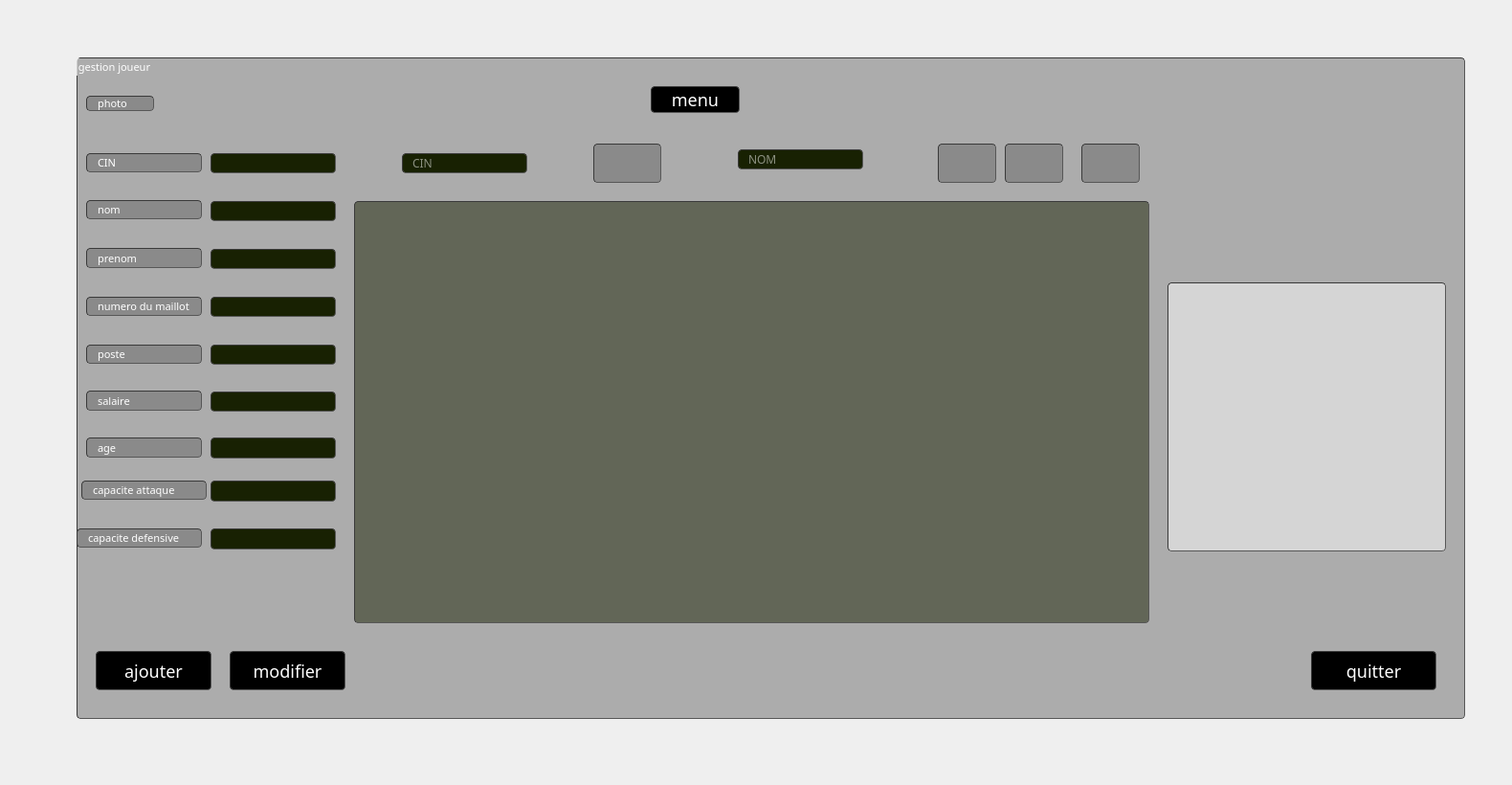
     <widget class="QWidget" name="tab">
      <attribute name="title">
       <string>joueur</string>
      </attribute>
      <widget class="QGroupBox" name="groupBox_2">
       <property name="geometry">
        <rect>
         <x>80</x>
         <y>60</y>
         <width>1451</width>
         <height>691</height>
        </rect>
       </property>
       <property name="font">
        <font>
         <family>century gothic</family>
         <pointsize>8</pointsize>
         <weight>9</weight>
         <italic>false</italic>
         <bold>false</bold>
        </font>
       </property>
       <property name="styleSheet">
        <string notr="true">border-width: 1px; border-radius: 4px;
	border-color: rgb(58, 58, 58);
	border-style: inset;
	padding: 0 8px;
	color: rgb(255, 255, 255);
	
background-color:rgba(105, 105, 105,0.5);
	selection-background-color:#ffffff;
	selection-color:#ffffff;
font: 75 8pt &quot;MS Shell Dlg 2&quot;;
font-family: century gothic;</string>
       </property>
       <property name="title">
        <string>gestion joueur</string>
       </property>
       <widget class="QLineEdit" name="lineEdit_salaire">
        <property name="geometry">
         <rect>
          <x>140</x>
          <y>349</y>
          <width>131</width>
          <height>21</height>
         </rect>
        </property>
        <property name="styleSheet">
         <string>border-width: 1px; border-radius: 4px;
	border-color: rgb(58, 58, 58);
	border-style: inset;
	padding: 0 8px;
	color: rgb(255, 255, 255);
	
background-color: rgb(24, 33, 2);
	selection-background-color:#ffffff;
	selection-color:#ffffff</string>
        </property>
       </widget>
       <widget class="QLabel" name="label_4">
        <property name="geometry">
         <rect>
          <x>10</x>
          <y>100</y>
          <width>121</width>
          <height>20</height>
         </rect>
        </property>
        <property name="font">
         <font>
          <family>century gothic</family>
          <pointsize>8</pointsize>
          <weight>9</weight>
          <italic>false</italic>
          <bold>false</bold>
         </font>
        </property>
        <property name="styleSheet">
         <string notr="true">border-width: 1px; border-radius: 4px;
	border-color: rgb(58, 58, 58);
	border-style: inset;
	padding: 0 8px;
	color: rgb(255, 255, 255);
	
background-color:rgba(105, 105, 105,0.5);
	selection-background-color:#ffffff;
	selection-color:#ffffff;
font: 75 8pt &quot;MS Shell Dlg 2&quot;;
font-family: century gothic;</string>
        </property>
        <property name="text">
         <string>CIN</string>
        </property>
       </widget>
       <widget class="QLineEdit" name="lineEdit_num_maillot">
        <property name="geometry">
         <rect>
          <x>140</x>
          <y>250</y>
          <width>131</width>
          <height>21</height>
         </rect>
        </property>
        <property name="styleSheet">
         <string>border-width: 1px; border-radius: 4px;
	border-color: rgb(58, 58, 58);
	border-style: inset;
	padding: 0 8px;
	color: rgb(255, 255, 255);
	
background-color: rgb(24, 33, 2);
	selection-background-color:#ffffff;
	selection-color:#ffffff</string>
        </property>
       </widget>
       <widget class="QLabel" name="label_5">
        <property name="geometry">
         <rect>
          <x>10</x>
          <y>300</y>
          <width>121</width>
          <height>20</height>
         </rect>
        </property>
        <property name="font">
         <font>
          <family>century gothic</family>
          <pointsize>8</pointsize>
          <weight>9</weight>
          <italic>false</italic>
          <bold>false</bold>
         </font>
        </property>
        <property name="styleSheet">
         <string notr="true">border-width: 1px; border-radius: 4px;
	border-color: rgb(58, 58, 58);
	border-style: inset;
	padding: 0 8px;
	color: rgb(255, 255, 255);
	
background-color:rgba(105, 105, 105,0.5);
	selection-background-color:#ffffff;
	selection-color:#ffffff;
font: 75 8pt &quot;MS Shell Dlg 2&quot;;
font-family: century gothic;</string>
        </property>
        <property name="text">
         <string>poste</string>
        </property>
       </widget>
       <widget class="QPushButton" name="pushButton_4">
        <property name="geometry">
         <rect>
          <x>1290</x>
          <y>620</y>
          <width>131</width>
          <height>41</height>
         </rect>
        </property>
        <property name="styleSheet">
         <string notr="true">font: 75 8pt &quot;MS Shell Dlg 2&quot;;

background-color:rgb(0, 0, 0);
border-radius: 4px;
	border-color: rgb(58, 58, 58);
	border-style: inset;
font-family: century gothic;
font-size: 18px;
color: rgb(255, 255, 255);</string>
        </property>
        <property name="text">
         <string>quitter</string>
        </property>
       </widget>
       <widget class="QLineEdit" name="lineEdit_poste">
        <property name="geometry">
         <rect>
          <x>140</x>
          <y>300</y>
          <width>131</width>
          <height>21</height>
         </rect>
        </property>
        <property name="styleSheet">
         <string>border-width: 1px; border-radius: 4px;
	border-color: rgb(58, 58, 58);
	border-style: inset;
	padding: 0 8px;
	color: rgb(255, 255, 255);
	
background-color: rgb(24, 33, 2);
	selection-background-color:#ffffff;
	selection-color:#ffffff</string>
        </property>
       </widget>
       <widget class="QLineEdit" name="lineEdit_nom">
        <property name="geometry">
         <rect>
          <x>140</x>
          <y>150</y>
          <width>131</width>
          <height>21</height>
         </rect>
        </property>
        <property name="styleSheet">
         <string>border-width: 1px; border-radius: 4px;
	border-color: rgb(58, 58, 58);
	border-style: inset;
	padding: 0 8px;
	color: rgb(255, 255, 255);
	
background-color: rgb(24, 33, 2);
	selection-background-color:#ffffff;
	selection-color:#ffffff</string>
        </property>
       </widget>
       <widget class="QPushButton" name="pushButton_ajouterj">
        <property name="geometry">
         <rect>
          <x>20</x>
          <y>620</y>
          <width>121</width>
          <height>41</height>
         </rect>
        </property>
        <property name="styleSheet">
         <string notr="true">font: 75 8pt &quot;MS Shell Dlg 2&quot;;

background-color:rgb(0, 0, 0);
border-radius: 4px;
	border-color: rgb(58, 58, 58);
	border-style: inset;
font-family: century gothic;
font-size: 18px;
color: rgb(255, 255, 255);</string>
        </property>
        <property name="text">
         <string>ajouter</string>
        </property>
       </widget>
       <widget class="QLineEdit" name="lineEdit_cin">
        <property name="geometry">
         <rect>
          <x>140</x>
          <y>100</y>
          <width>131</width>
          <height>21</height>
         </rect>
        </property>
        <property name="styleSheet">
         <string>border-width: 1px; border-radius: 4px;
	border-color: rgb(58, 58, 58);
	border-style: inset;
	padding: 0 8px;
	color: rgb(255, 255, 255);
	
background-color: rgb(24, 33, 2);
	selection-background-color:#ffffff;
	selection-color:#ffffff</string>
        </property>
       </widget>
       <widget class="QLabel" name="label_6">
        <property name="geometry">
         <rect>
          <x>10</x>
          <y>250</y>
          <width>121</width>
          <height>20</height>
         </rect>
        </property>
        <property name="font">
         <font>
          <family>century gothic</family>
          <pointsize>8</pointsize>
          <weight>9</weight>
          <italic>false</italic>
          <bold>false</bold>
         </font>
        </property>
        <property name="styleSheet">
         <string notr="true">border-width: 1px; border-radius: 4px;
	border-color: rgb(58, 58, 58);
	border-style: inset;
	padding: 0 8px;
	color: rgb(255, 255, 255);
	
background-color:rgba(105, 105, 105,0.5);
	selection-background-color:#ffffff;
	selection-color:#ffffff;
font: 75 8pt &quot;MS Shell Dlg 2&quot;;
font-family: century gothic;</string>
        </property>
        <property name="text">
         <string>numero du maillot</string>
        </property>
       </widget>
       <widget class="QLabel" name="label_2">
        <property name="geometry">
         <rect>
          <x>10</x>
          <y>149</y>
          <width>121</width>
          <height>20</height>
         </rect>
        </property>
        <property name="font">
         <font>
          <family>century gothic</family>
          <pointsize>8</pointsize>
          <weight>9</weight>
          <italic>false</italic>
          <bold>false</bold>
         </font>
        </property>
        <property name="styleSheet">
         <string notr="true">border-width: 1px; border-radius: 4px;
	border-color: rgb(58, 58, 58);
	border-style: inset;
	padding: 0 8px;
	color: rgb(255, 255, 255);
	
background-color:rgba(105, 105, 105,0.5);
	selection-background-color:#ffffff;
	selection-color:#ffffff;
font: 75 8pt &quot;MS Shell Dlg 2&quot;;
font-family: century gothic;</string>
        </property>
        <property name="text">
         <string>nom</string>
        </property>
       </widget>
       <widget class="QLabel" name="label_7">
        <property name="geometry">
         <rect>
          <x>10</x>
          <y>199</y>
          <width>121</width>
          <height>21</height>
         </rect>
        </property>
        <property name="font">
         <font>
          <family>century gothic</family>
          <pointsize>8</pointsize>
          <weight>9</weight>
          <italic>false</italic>
          <bold>false</bold>
         </font>
        </property>
        <property name="styleSheet">
         <string notr="true">border-width: 1px; border-radius: 4px;
	border-color: rgb(58, 58, 58);
	border-style: inset;
	padding: 0 8px;
	color: rgb(255, 255, 255);
	
background-color:rgba(105, 105, 105,0.5);
	selection-background-color:#ffffff;
	selection-color:#ffffff;
font: 75 8pt &quot;MS Shell Dlg 2&quot;;
font-family: century gothic;</string>
        </property>
        <property name="text">
         <string>prenom</string>
        </property>
       </widget>
       <widget class="QLabel" name="label_8">
        <property name="geometry">
         <rect>
          <x>10</x>
          <y>348</y>
          <width>121</width>
          <height>21</height>
         </rect>
        </property>
        <property name="font">
         <font>
          <family>century gothic</family>
          <pointsize>8</pointsize>
          <weight>9</weight>
          <italic>false</italic>
          <bold>false</bold>
         </font>
        </property>
        <property name="styleSheet">
         <string notr="true">border-width: 1px; border-radius: 4px;
	border-color: rgb(58, 58, 58);
	border-style: inset;
	padding: 0 8px;
	color: rgb(255, 255, 255);
	
background-color:rgba(105, 105, 105,0.5);
	selection-background-color:#ffffff;
	selection-color:#ffffff;
font: 75 8pt &quot;MS Shell Dlg 2&quot;;
font-family: century gothic;</string>
        </property>
        <property name="text">
         <string>salaire</string>
        </property>
       </widget>
       <widget class="QLineEdit" name="lineEdit_prenom">
        <property name="geometry">
         <rect>
          <x>140</x>
          <y>200</y>
          <width>131</width>
          <height>21</height>
         </rect>
        </property>
        <property name="styleSheet">
         <string>border-width: 1px; border-radius: 4px;
	border-color: rgb(58, 58, 58);
	border-style: inset;
	padding: 0 8px;
	color: rgb(255, 255, 255);
	
background-color: rgb(24, 33, 2);
	selection-background-color:#ffffff;
	selection-color:#ffffff</string>
        </property>
       </widget>
       <widget class="QPushButton" name="pushButton_modifierj">
        <property name="geometry">
         <rect>
          <x>160</x>
          <y>620</y>
          <width>121</width>
          <height>41</height>
         </rect>
        </property>
        <property name="styleSheet">
         <string notr="true">
font: 75 8pt &quot;MS Shell Dlg 2&quot;;

background-color:rgb(0, 0, 0);
border-radius: 4px;
	border-color: rgb(58, 58, 58);
	border-style: inset;
font-family: century gothic;
font-size: 18px;
color: rgb(255, 255, 255);</string>
        </property>
        <property name="text">
         <string>modifier</string>
        </property>
       </widget>
       <widget class="QTableView" name="tablejoueur">
        <property name="geometry">
         <rect>
          <x>290</x>
          <y>150</y>
          <width>831</width>
          <height>441</height>
         </rect>
        </property>
        <property name="styleSheet">
         <string notr="true">QTableView {
background: rgba(255, 255, 255,0.5);
background-color: rgba(24, 33, 2,0.5);
}
QTableView QTableCornerButton::section
{
     background: rgb(114, 124, 127);
}
QTableView::item:focus

{
    color:black;
}
QTableView::item:selected
{
    color:black;
     background: rgba(0, 0, 0, 50%);
}
QHeaderView::section
{

     background:black;
}
</string>
        </property>
       </widget>
       <widget class="QLineEdit" name="lineEdit_age">
        <property name="geometry">
         <rect>
          <x>140</x>
          <y>397</y>
          <width>131</width>
          <height>22</height>
         </rect>
        </property>
        <property name="styleSheet">
         <string>border-width: 1px; border-radius: 4px;
	border-color: rgb(58, 58, 58);
	border-style: inset;
	padding: 0 8px;
	color: rgb(255, 255, 255);
	
background-color: rgb(24, 33, 2);
	selection-background-color:#ffffff;
	selection-color:#ffffff</string>
        </property>
       </widget>
       <widget class="QLabel" name="label_10">
        <property name="geometry">
         <rect>
          <x>10</x>
          <y>397</y>
          <width>121</width>
          <height>21</height>
         </rect>
        </property>
        <property name="font">
         <font>
          <family>century gothic</family>
          <pointsize>8</pointsize>
          <weight>9</weight>
          <italic>false</italic>
          <bold>false</bold>
         </font>
        </property>
        <property name="styleSheet">
         <string notr="true">border-width: 1px; border-radius: 4px;
	border-color: rgb(58, 58, 58);
	border-style: inset;
	padding: 0 8px;
	color: rgb(255, 255, 255);
	
background-color:rgba(105, 105, 105,0.5);
	selection-background-color:#ffffff;
	selection-color:#ffffff;
font: 75 8pt &quot;MS Shell Dlg 2&quot;;
font-family: century gothic;</string>
        </property>
        <property name="text">
         <string>age</string>
        </property>
       </widget>
       <widget class="QLineEdit" name="lineEdit_cap_att">
        <property name="geometry">
         <rect>
          <x>140</x>
          <y>442</y>
          <width>131</width>
          <height>22</height>
         </rect>
        </property>
        <property name="styleSheet">
         <string>border-width: 1px; border-radius: 4px;
	border-color: rgb(58, 58, 58);
	border-style: inset;
	padding: 0 8px;
	color: rgb(255, 255, 255);
	
background-color: rgb(24, 33, 2);
	selection-background-color:#ffffff;
	selection-color:#ffffff</string>
        </property>
       </widget>
       <widget class="QLabel" name="label_11">
        <property name="geometry">
         <rect>
          <x>5</x>
          <y>442</y>
          <width>131</width>
          <height>20</height>
         </rect>
        </property>
        <property name="font">
         <font>
          <family>century gothic</family>
          <pointsize>8</pointsize>
          <weight>9</weight>
          <italic>false</italic>
          <bold>false</bold>
         </font>
        </property>
        <property name="styleSheet">
         <string notr="true">border-width: 1px; border-radius: 4px;
	border-color: rgb(58, 58, 58);
	border-style: inset;
	padding: 0 8px;
	color: rgb(255, 255, 255);
	
background-color:rgba(105, 105, 105,0.5);
	selection-background-color:#ffffff;
	selection-color:#ffffff;
font: 75 8pt &quot;MS Shell Dlg 2&quot;;
font-family: century gothic;</string>
        </property>
        <property name="text">
         <string>capacite attaque</string>
        </property>
       </widget>
       <widget class="QLineEdit" name="lineEdit_cap_def">
        <property name="geometry">
         <rect>
          <x>140</x>
          <y>492</y>
          <width>131</width>
          <height>22</height>
         </rect>
        </property>
        <property name="styleSheet">
         <string>border-width: 1px; border-radius: 4px;
	border-color: rgb(58, 58, 58);
	border-style: inset;
	padding: 0 8px;
	color: rgb(255, 255, 255);
	
background-color: rgb(24, 33, 2);
	selection-background-color:#ffffff;
	selection-color:#ffffff</string>
        </property>
       </widget>
       <widget class="QLabel" name="label_12">
        <property name="geometry">
         <rect>
          <x>0</x>
          <y>492</y>
          <width>131</width>
          <height>20</height>
         </rect>
        </property>
        <property name="font">
         <font>
          <family>century gothic</family>
          <pointsize>8</pointsize>
          <weight>9</weight>
          <italic>false</italic>
          <bold>false</bold>
         </font>
        </property>
        <property name="styleSheet">
         <string notr="true">border-width: 1px; border-radius: 4px;
	border-color: rgb(58, 58, 58);
	border-style: inset;
	padding: 0 8px;
	color: rgb(255, 255, 255);
	
background-color:rgba(105, 105, 105,0.5);
	selection-background-color:#ffffff;
	selection-color:#ffffff;
font: 75 8pt &quot;MS Shell Dlg 2&quot;;
font-family: century gothic;</string>
        </property>
        <property name="text">
         <string>capacite defensive</string>
        </property>
       </widget>
       <widget class="QLabel" name="label_13">
        <property name="geometry">
         <rect>
          <x>10</x>
          <y>40</y>
          <width>71</width>
          <height>16</height>
         </rect>
        </property>
        <property name="font">
         <font>
          <family>century gothic</family>
          <pointsize>8</pointsize>
          <weight>9</weight>
          <italic>false</italic>
          <bold>false</bold>
         </font>
        </property>
        <property name="styleSheet">
         <string notr="true">border-width: 1px; border-radius: 4px;
	border-color: rgb(58, 58, 58);
	border-style: inset;
	padding: 0 8px;
	color: rgb(255, 255, 255);
	
background-color:rgba(105, 105, 105,0.5);
	selection-background-color:#ffffff;
	selection-color:#ffffff;
font: 75 8pt &quot;MS Shell Dlg 2&quot;;
font-family: century gothic;</string>
        </property>
        <property name="text">
         <string>photo</string>
        </property>
       </widget>
       <widget class="statistique" name="widget" native="true">
        <property name="geometry">
         <rect>
          <x>1140</x>
          <y>235</y>
          <width>291</width>
          <height>281</height>
         </rect>
        </property>
        <property name="styleSheet">
         <string notr="true">background-color: rgba(255, 255, 255,0.5);</string>
        </property>
       </widget>
       <widget class="QLineEdit" name="lineEdit">
        <property name="geometry">
         <rect>
          <x>340</x>
          <y>100</y>
          <width>131</width>
          <height>21</height>
         </rect>
        </property>
        <property name="styleSheet">
         <string notr="true">border-width: 1px; border-radius: 4px;
	border-color: rgb(58, 58, 58);
	border-style: inset;
	padding: 0 8px;
	color: rgb(255, 255, 255);
	
background-color: rgb(24, 33, 2);
	selection-background-color:#ffffff;
	selection-color:#ffffff</string>
        </property>
        <property name="placeholderText">
         <string>CIN</string>
        </property>
       </widget>
       <widget class="QPushButton" name="pushButton_supprimerj">
        <property name="geometry">
         <rect>
          <x>540</x>
          <y>90</y>
          <width>71</width>
          <height>41</height>
         </rect>
        </property>
        <property name="styleSheet">
         <string notr="true">image: url(:/img/img/delete.png);</string>
        </property>
        <property name="text">
         <string/>
        </property>
       </widget>
       <widget class="QPushButton" name="pushButton_triej">
        <property name="geometry">
         <rect>
          <x>970</x>
          <y>90</y>
          <width>61</width>
          <height>41</height>
         </rect>
        </property>
        <property name="styleSheet">
         <string notr="true">image: url(:/img/img/Trie.png);</string>
        </property>
        <property name="text">
         <string/>
        </property>
       </widget>
       <widget class="QLineEdit" name="lineEdit_2">
        <property name="geometry">
         <rect>
          <x>691</x>
          <y>96</y>
          <width>131</width>
          <height>21</height>
         </rect>
        </property>
        <property name="styleSheet">
         <string notr="true">border-width: 1px; border-radius: 4px;
	border-color: rgb(58, 58, 58);
	border-style: inset;
	padding: 0 8px;
	color: rgb(255, 255, 255);
	
background-color: rgb(24, 33, 2);
	selection-background-color:#ffffff;
	selection-color:#ffffff</string>
        </property>
        <property name="placeholderText">
         <string>NOM</string>
        </property>
       </widget>
       <widget class="QPushButton" name="pushButton_recherchej">
        <property name="geometry">
         <rect>
          <x>900</x>
          <y>90</y>
          <width>61</width>
          <height>41</height>
         </rect>
        </property>
        <property name="styleSheet">
         <string notr="true">image: url(:/img/img/rech.png);</string>
        </property>
        <property name="text">
         <string/>
        </property>
       </widget>
       <widget class="QPushButton" name="pushButton_9">
        <property name="geometry">
         <rect>
          <x>600</x>
          <y>30</y>
          <width>93</width>
          <height>28</height>
         </rect>
        </property>
        <property name="styleSheet">
         <string notr="true">font: 75 8pt &quot;MS Shell Dlg 2&quot;;

background-color:rgb(0, 0, 0);
border-radius: 4px;
	border-color: rgb(58, 58, 58);
	border-style: inset;
font-family: century gothic;
font-size: 18px;
color: rgb(255, 255, 255);</string>
        </property>
        <property name="text">
         <string>menu</string>
        </property>
       </widget>
       <widget class="QPushButton" name="pushButton_29">
        <property name="geometry">
         <rect>
          <x>1050</x>
          <y>90</y>
          <width>61</width>
          <height>41</height>
         </rect>
        </property>
        <property name="styleSheet">
         <string notr="true">image: url(:/img/img/pdf.png);</string>
        </property>
        <property name="text">
         <string/>
        </property>
       </widget>
      </widget>
      <widget class="QLabel" name="label_15">
       <property name="geometry">
        <rect>
         <x>1230</x>
         <y>0</y>
         <width>291</width>
         <height>201</height>
        </rect>
       </property>
       <property name="styleSheet">
        <string notr="true">border-image: url(:/img/img/EST-logo2.png);</string>
       </property>
       <property name="text">
        <string/>
       </property>
      </widget>
      <widget class="QLabel" name="label_14">
       <property name="geometry">
        <rect>
         <x>0</x>
         <y>0</y>
         <width>1571</width>
         <height>811</height>
        </rect>
       </property>
       <property name="styleSheet">
        <string notr="true">border-image: url(:/img/img/lagou.jpg);</string>
       </property>
       <property name="text">
        <string/>
       </property>
      </widget>
      <zorder>label_14</zorder>
      <zorder>groupBox_2</zorder>
      <zorder>label_15</zorder>
     </widget>
